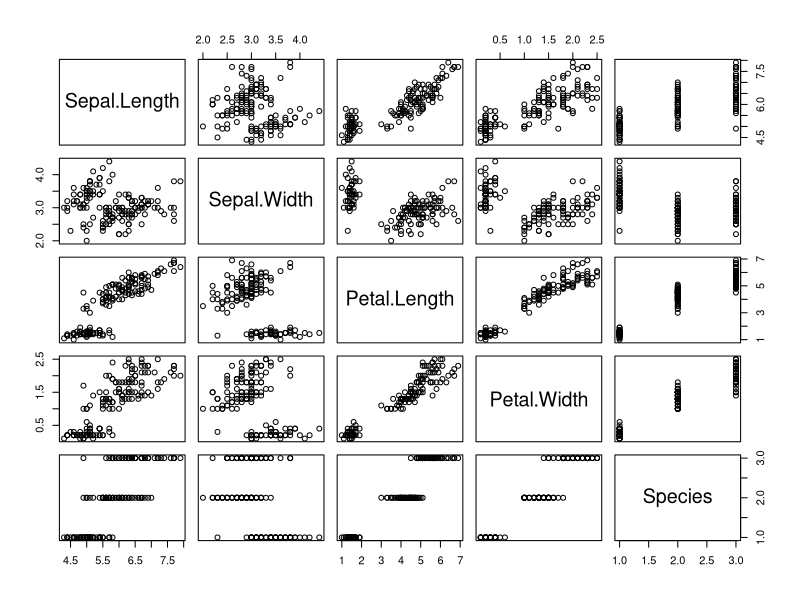
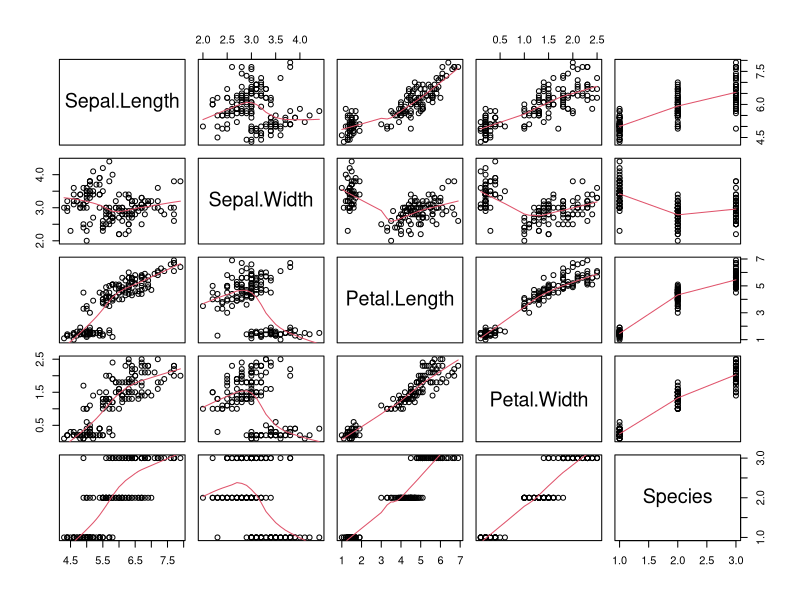
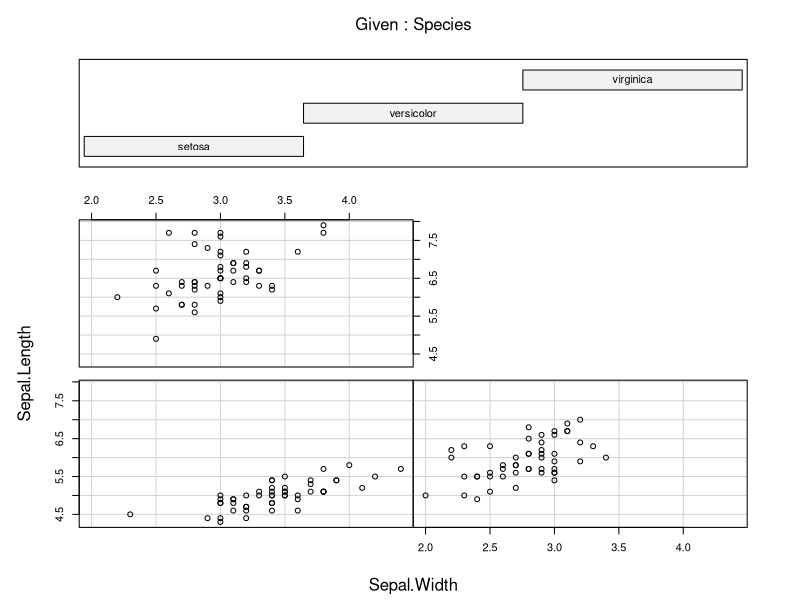
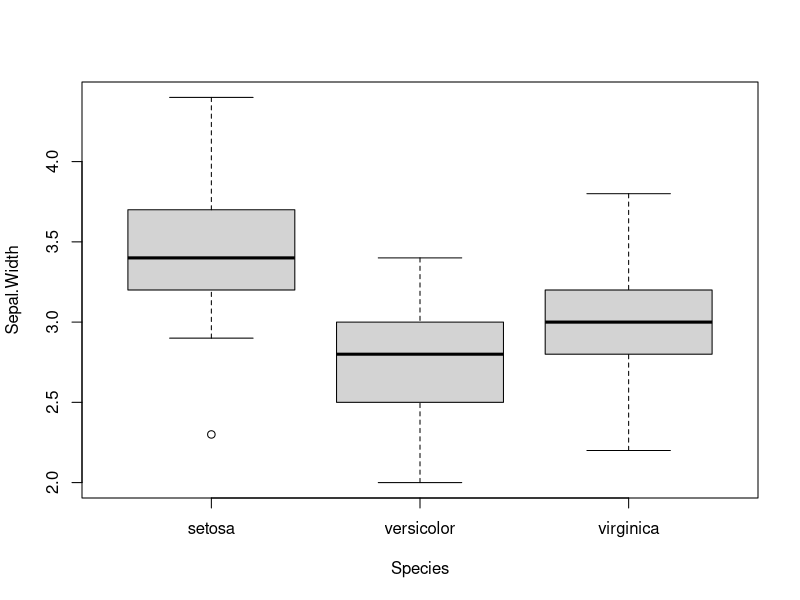
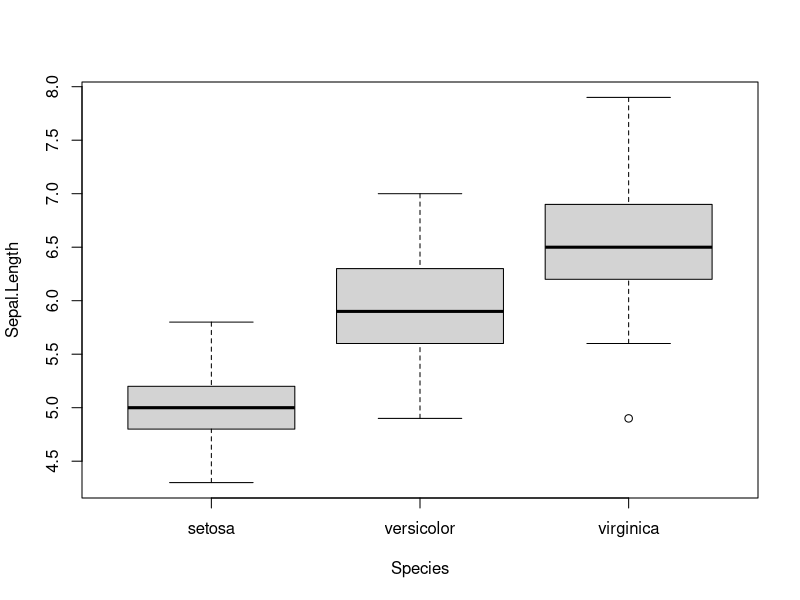
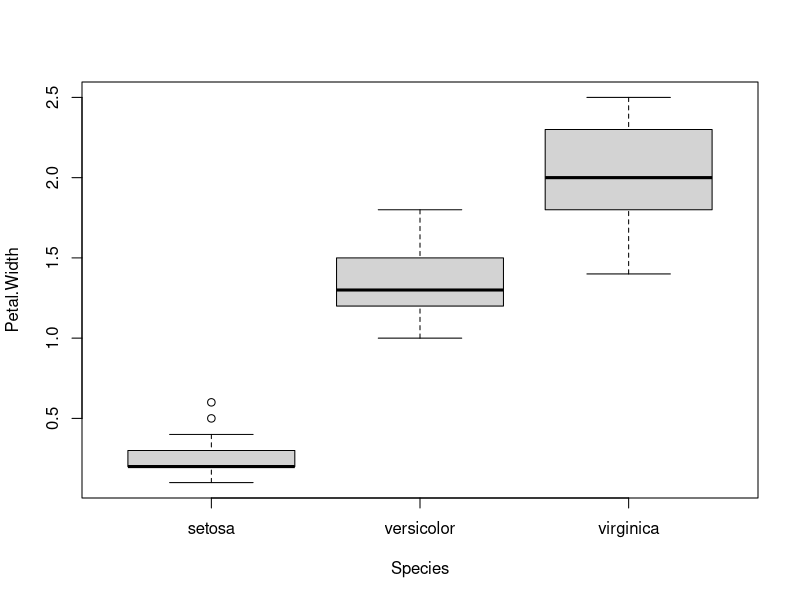
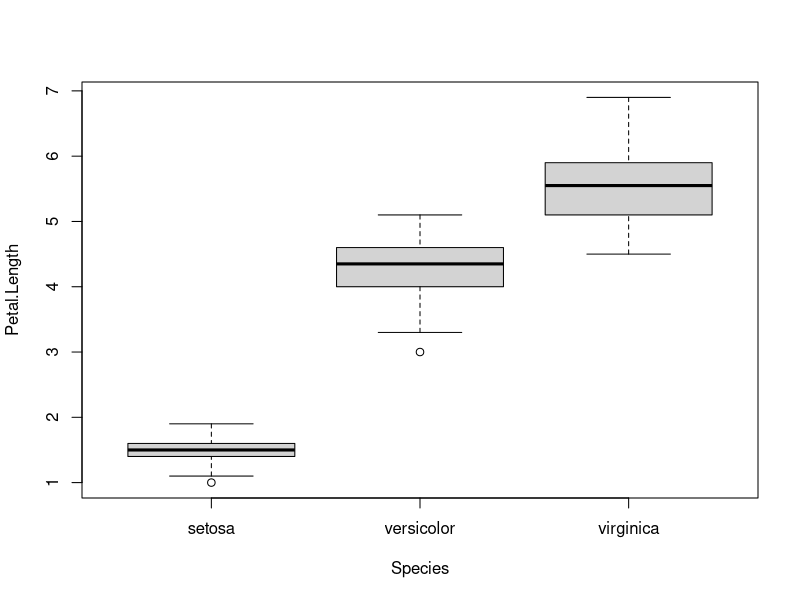
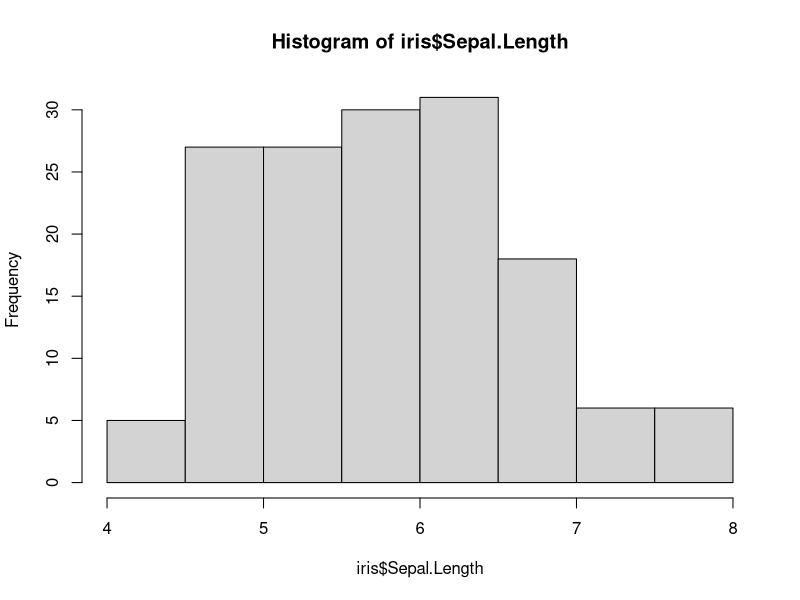

The R source for these figures, in order:

# Gráfico de visualización para datos

# El objetivo de esta lección es brindar los elementos más básicos y universales posibles para poder visualizar nuestros datos en los gráficos en R.
# Muchas veces es recomendable hacer un análisis visual de nuestros datos para tener una idea visual de como estos se relacionana frente a nuestras inquietudes.
# Para esto existen gráficos exploratorios en R que dan cuenta de esta necesidad.

# La función 'plot' nos sirve para realizar estos análisis exploratorios...
plot(iris)

# Como veremos en la siguiente unidad, la función 'plot' la utilizamos generalmente para graficar por ejemplo dos variables que queremos relacionar.
# Pero en este caso en vez de incertar como argumento una fórmula estamos poniendo una base de datos.
# La función nos retorna un gráfico en donde se relacionan todas las variables del data.frame entre si.
# Como puede observarse en la diagonal se encuentran las variables, por lo que este gráfico es simétrico y puede leerse de la diagonal hacia arriba o hacia abajo.
# Depende de que variable quiéramos que sea x e y.
# Por ejemplo, si queremos ver como se correlaciona el ancho del pétalo en función del largo del pétalo debemos fijarnos en la gráfica de la cuarta fila y tercer columna.
# Por otro lado si lo que nos interesa es el largo de pétalo en función del ancho del pétalo debemos fijarnos en la gráfica de la tercer fila y cuarta columna.

# Una función que nos devuelve un gráfico casi idéntico al anterior pero con un agregado es:

pairs(iris, panel = panel.smooth)

# En este tipo de gŕafico se puede observar una línea roja suavizada que da cuenta de la relación entre ambas variables.
# La línea suavizada nos ayuda muchs veces a visualizar mejor la correlación de los datos.

# La función 'coplot' nos retorna un gráfico de dispersión para dos variables separado por cada una de las clases o grupos.
# Por ejemplo:
coplot(Sepal.Length ~ Sepal.Width | Species, data=iris)

# La función 'boxplot' realiza gráficos del tipo boxplot o box and whisker diagram.
# Este requiere de una fórmula que consiste en una variable y en función de la variable grupos, y ~ grp.
# Es decir que la variable x es del tipo 'factor'.
boxplot(Sepal.Width ~ Species, data=iris)
boxplot(Sepal.Length ~ Species, data=iris)
boxplot(Petal.Width ~ Species, data=iris)
boxplot(Petal.Length ~ Species, data=iris)

# Cada caja contiene el 75% de los datos, la línea negra es la mediana (50% de los datos), los 'bigotes' o las líneas que sobresalen tanto por debajo como por arriba son los valores mínimos y máximos respectivamente y los puntos son valores extremos.

# Por último, la función 'hist' nos devuelve un histograma.
hist(iris$Sepal.Length)
hist(iris$Sepal.Width)

# Este nos permite observar como se distribuyen los datos, por ejemplo si estos tienen una distribución Normal, Uniforme u otra.

# EXTRA

# Algunos gráfico avanzados que también nos dan una idea general de como se relacionan nuestros datos los podemos realizar utilizando los paquetes 'MASS' y 'lattice'.

# Por ejemplo, utilizando el paquete 'lattice'.
# (recuerde para utilizar una función específica de un paquete, ud. deberá cargarlo previamente.)

installed.packages("lattice") # por si no lo han instalado
library(lattice) # si ya lo tienen instalado

xyplot(Sepal.Length ~ Sepal.Width | Species, data=iris)

# Es un gráfico 'similar' al primero que vimos, sólo que más sofisticado en cuanto a los comandos que requiere y a la imagen que devuelve.
# Además es específico para las dos variables que le especificamos y a su vez nos separa los gráficos según los grupos.

xyplot(Sepal.Length ~ Sepal.Width | Species, data=iris, panel=function (x,y){
  panel.xyplot(x, y, col=1, cex=1.2, pch=1)
  panel.lmline(x, y, col=3, lwd=3, lty=2)
  panel.loess(x,y, col=2, lwd=1.5)
  })

# Es igual sólo que agrega el modelo teórico en línea verde rayada y la curva suavizada en linea roja continua.
